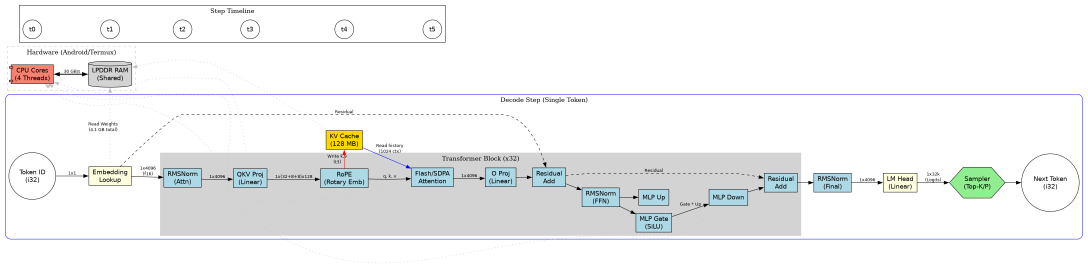
#> input picture experiments/sims-3d/mistral_flow.png, 3264 x 795 px (shown at 1/3 size)
$ python demo_render.py ../sims-3d/mistral_flow.png
#> lines starting #> are read from the running program, lines starting #| are printed output that depends on the picture
#!/usr/bin/env python3
"""Interactive terminal renderer using dense Unicode blocks (Termux-friendly)."""

from __future__ import annotations

import argparse
import curses
import os
import time
from pathlib import Path
from typing import List, Optional, Sequence, Tuple

try:
    from PIL import Image  # type: ignore
except Exception:  # pragma: no cover - optional dependency
    Image = None  # type: ignore

RESET = "\033[0m"
UPPER_HALF = "▀"
FULL_BLOCK = "█"


# --------- color utilities --------------------------------------------------

def supports_truecolor() -> bool:
    colorterm = os.getenv("COLORTERM", "").lower()
    return "truecolor" in colorterm or "24bit" in colorterm


def rgb_to_fg(r: int, g: int, b: int) -> str:
    return f"\033[38;2;{r};{g};{b}m"


def rgb_to_bg(r: int, g: int, b: int) -> str:
    return f"\033[48;2;{r};{g};{b}m"


# --------- frame packing ----------------------------------------------------

def to_terminal_frame(pixels: Sequence[Sequence[Tuple[int, int, int]]]) -> List[str]:
    """Pack two raster rows into one terminal line using half-block glyphs."""

    lines: List[str] = []
    row_iter = iter(pixels)

    for upper in row_iter:
        lower = next(row_iter, None)
        parts: List[str] = []
        for idx, (ru, gu, bu) in enumerate(upper):
            top = rgb_to_fg(ru, gu, bu)
            if lower is None or idx >= len(lower):
                parts.append(top + FULL_BLOCK)
                continue
            rl, gl, bl = lower[idx]
            bottom = rgb_to_bg(rl, gl, bl)
            parts.append(top + bottom + UPPER_HALF)
        lines.append("".join(parts) + RESET)
        if lower is None:
            break
    return lines


# [13 lines left out: function gradient_pixels, not called in this run]


def gradient_frame(width: int, height: int, phase: float) -> List[str]:
    return to_terminal_frame(gradient_pixels(width, height * 2, phase))


def load_image_frame(path: Path, width: int, height: int) -> List[str]:
#> called with width = 80, height = 24
    if Image is None:
        raise RuntimeError("Install Pillow (`pip install pillow`) for image rendering.")
    image = Image.open(path).convert("RGB")
    image = image.resize((width, height * 2), Image.LANCZOS)
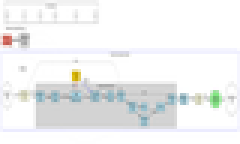
#> image: PIL image 80x48 RGB (shown 3 times larger); mean R, G, B 240.2, 241.3, 241.7
    pixels = list(image.getdata())
#> pixels = 3840 items, first 6: (255, 255, 255), (246, 246, 246), (239, 239, 239), (241, 241, 241), (241, 241, 241), (241, 241, 241)
    rows: List[List[Tuple[int, int, int]]] = []
    for y in range(height * 2):
        start = y * width
        rows.append(pixels[start:start + width])
#> after the loop, rows = 48 items
    return to_terminal_frame(rows)
#> the loop in to_terminal_frame, `for upper in row_iter:` made 24 passes
#> after the loop in to_terminal_frame, `for upper in row_iter:`: lines = 24 items


# --------- interactive loop -------------------------------------------------

class FrameSource:
    def __init__(self, width: int, height: int, image_path: Optional[Path]) -> None:
        self.width = width
        self.height = height
        self.phase = 0.0
        self.image_lines = None
        if image_path is not None:
            self.image_lines = load_image_frame(image_path, width, height)
#> self.image_lines = 24 items

    # [4 lines left out: function static_frame, not called in this run]

    def next_gradient(self, step: float = 0.02) -> List[str]:
        self.phase = (self.phase + step) % 1.0
        return gradient_frame(self.width, self.height, self.phase)


# [76 lines left out: functions draw_frame, interactive_loop, not called in this run]


# --------- entrypoint -------------------------------------------------------

def main() -> int:
    parser = argparse.ArgumentParser(description="Interactive terminal renderer")
    parser.add_argument("path", nargs="?", help="Optional image path to display")
    parser.add_argument("--width", type=int, default=80, help="Frame width (columns)")
    parser.add_argument("--height", type=int, default=24, help="Frame height (terminal lines)")
    parser.add_argument("--animate", action="store_true", help="Start in auto gradient mode")
    args = parser.parse_args()

    image_path = Path(args.path).expanduser() if args.path else None
    if image_path is not None and not image_path.exists():
        parser.error(f"Image not found: {image_path}")

    source = FrameSource(args.width, args.height, image_path)

    try:
#> (the run stopped early here; a loop or call above may not have finished)
